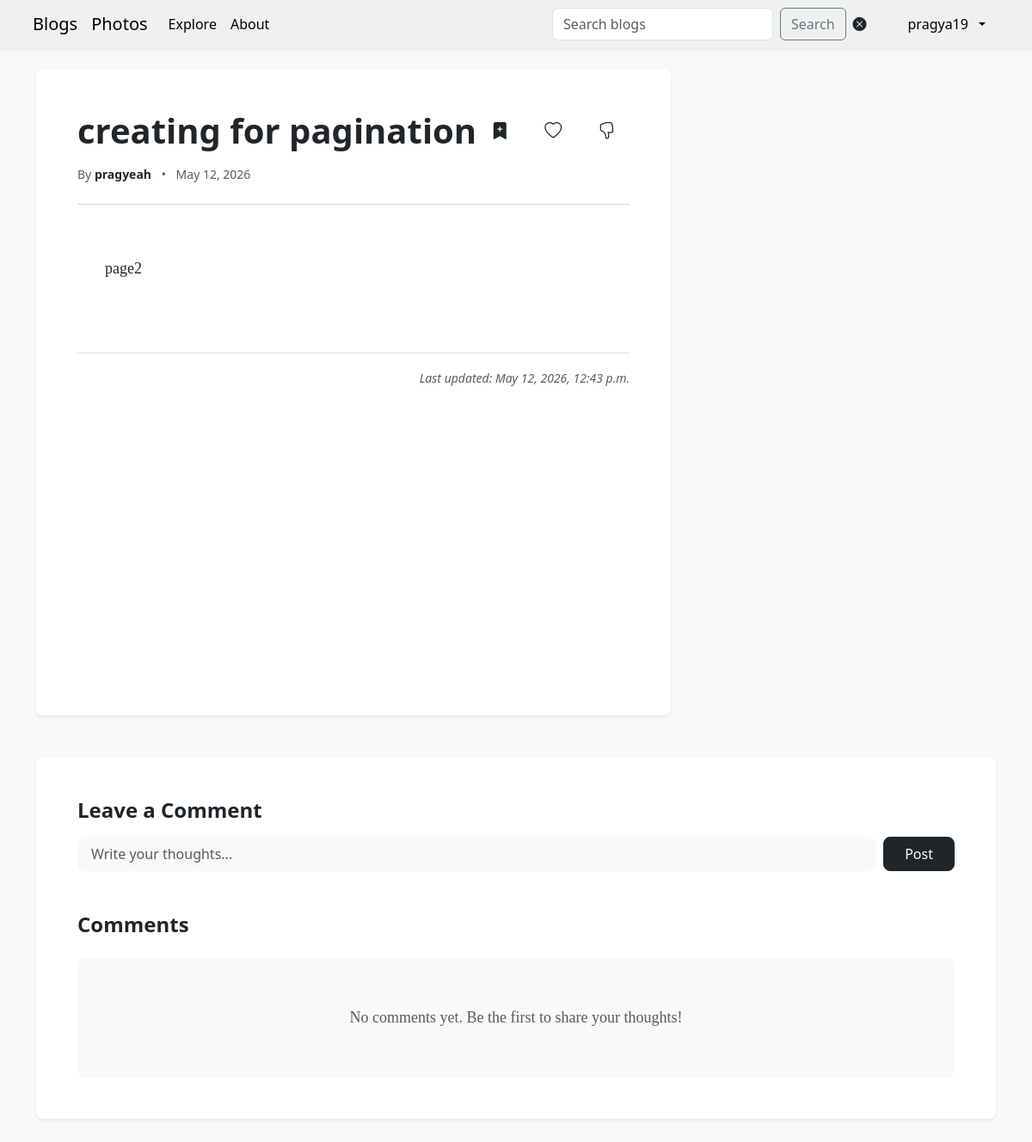
The page /blog/detail/creting-for-pagination-1/ (signed in) on the database as committed earlier.
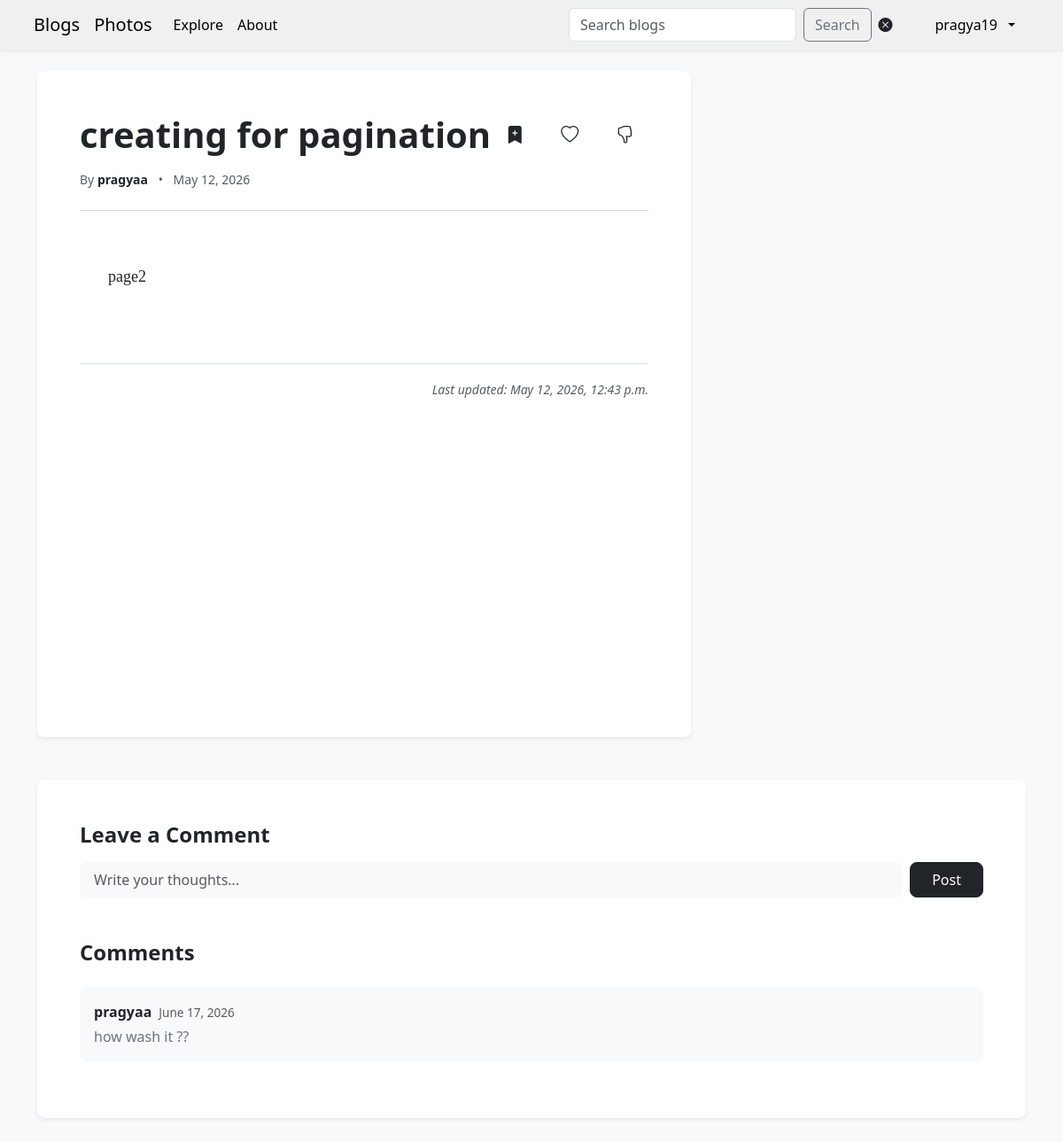
The same page on the database as committed later.
### homepage/models.py (models this page shows, shortened)
class Blog(models.Model):
    title = models.CharField(max_length=200)
    slug = models.SlugField(max_length=200,unique=True)
    author = models.ForeignKey(settings.AUTH_USER_MODEL,on_delete=models.CASCADE)
    content = models.TextField()
    image = models.ImageField(blank=True,upload_to='blog_images')
    published = models.BooleanField(default=False)
    created_at = models.DateTimeField(auto_now_add=True)
    updated_at = models.DateTimeField(auto_now=True)

class Comments(models.Model):
    user = models.ForeignKey(settings.AUTH_USER_MODEL,on_delete=models.CASCADE)
    blog = models.ForeignKey(Blog,on_delete=models.CASCADE)
    content = models.TextField()
    created_at = models.DateTimeField(auto_now_add=True)

### accounts/models.py (models this page shows, shortened)
class  MyUser(AbstractUser):
    email = models.EmailField(blank=True,null=True)
    fullname = models.CharField(max_length=50,default="user")
    bio = models.CharField(max_length=250,default="")

### homepage/views.py (the view, shortened to what this page needs)
# urls.py: path('detail/<slug:slug>/', views.blog_detail, name='blog_detail'),
def blog_detail(request, slug):
    blog = get_object_or_404(Blog, slug=slug)
    if not request.user.is_authenticated:
        return redirect("login")
    liked_blogs = Reaction.objects.filter(
        user=request.user,
        reaction="Like").values_list("blog_id", flat=True)
    comments = Comments.objects.filter(blog=blog).order_by("-id")
    return render(request, 'homepage/blog_details.html', {'blog': blog,'comments': comments,"liked_blogs":liked_blogs})

### homepage/templates/homepage/blog_details.html (shortened to what this page needs)
{% extends "base.html" %}
{% load static %}
{% block css %}
<link rel="stylesheet" href="{% static 'accounts/css/blogs.css' %}">
{% endblock %}
{% block other %}
<div class="container mt-4 mb-5">
    <div class="card shadow-sm border-0 bg-white rounded-3">
        <div class="card-body p-4 p-md-5">
            <div class="d-flex justify-content-between align-items-start w-100 mb-3">
                <h1 class="card-title text-dark fw-bold mb-0"> {{ blog.title }} </h1>
                <div class="d-flex align-items-center gap-3">
                    {% include 'reaction.html' %}
                </div>
            </div>
            <div class="text-muted small mb-4">
                <span>By <strong class="text-dark">{{ blog.author.username }}</strong></span>
                <span class="mx-2">•</span>
                <span>{{ blog.created_at|date:"F j, Y" }}</span>
            </div>
            <hr class="text-muted opacity-25 mb-4">
            <div class="blog-content text-dark lh-lg mb-5">
                {{ blog.content|linebreaks }}
            </div>
            <div class="text-end border-top pt-3">
                <small class="text-muted fst-italic">Last updated: {{ blog.updated_at|date:"F j, Y, g:i a" }}</small>
            </div>
        </div>
    </div>
    <div class="mt-5 bg-white border-0 shadow-sm rounded-3 p-4 p-md-5">
        {% include 'comments.html' %}
    </div>
</div>
{% endblock other %}

### templates/comments.html (shortened to what this page needs)
<h4 class="fw-bold text-dark mb-3">Leave a Comment</h4>
<form class="d-flex gap-2 mb-5" id="comment-form" method="POST">
  <input
    class="form-control bg-light border-0 rounded-3 px-3 py-2 shadow-none"
    type="text"
    name="comment"
    id="comment-input"
    placeholder="Write your thoughts..."
    required>
  <button class="btn btn-dark px-4 rounded-3 fw-medium" type="submit">
    Post
  </button>
</form>
<h4 class="fw-bold text-dark mb-4">Comments</h4>
<div id="comments-container">
    {% for comment in comments %}
    <div class="comment bg-light border-0 rounded-3 p-3 mb-3">
        <div class="d-flex align-items-baseline mb-1">
            <strong class="text-dark">{{ comment.user.username }}</strong>
            <small class="text-muted ms-2" style="font-size: 0.85rem;">
                 {{ comment.created_at|date:"F j, Y" }}
            </small>
        </div>
        <div class="text-secondary mt-1">
            {{ comment.content }}
        </div>
    </div>
    {% empty %}
    <div class="text-center p-4 bg-light rounded-3 text-muted">
        <p class="mb-0">No comments yet. Be the first to share your thoughts!</p>
    </div>
    {% endfor %}
</div>

Rows that differ between the two databases and show on the page:
changed through a linked row, Blog "creating for pagination": author.username "pragyeah" → "pragyaa"
added Comments: user.username "pragyaa", created_at "June 17, 2026", content "how wash it ??"
Other text that changed with them:
text no longer shown: "No comments yet. Be the first to share your thoughts!"
